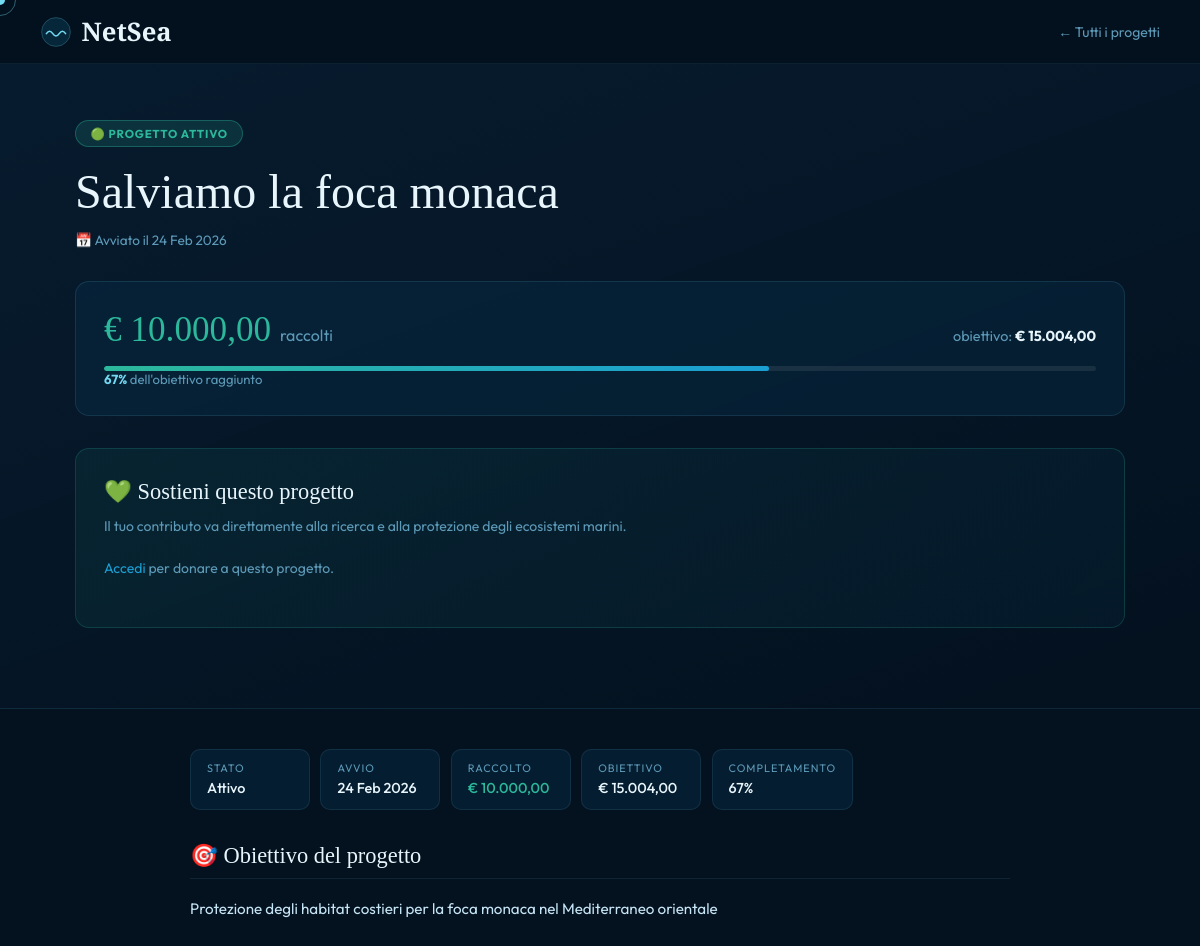
Page /progetto_detail.php?id=1 on the committed database.
### tables this page shows
CREATE TABLE `progetto` (
  `id_pd` int(11) NOT NULL,
  `titolo` varchar(150) DEFAULT NULL,
  `obiettivo` text DEFAULT NULL,
  `budget` float DEFAULT NULL,
  `raccolto` float DEFAULT 0,
  `stato` varchar(50) DEFAULT NULL,
  `data_i` date DEFAULT NULL
);

### progetto_detail.php (the view, shortened to what this page needs)
<?php
require 'config.php';
$id = filter_input(INPUT_GET, 'id', FILTER_VALIDATE_INT);
$stmt = $connessione->prepare("SELECT * FROM progetto WHERE id_pd = ?");
$stmt->execute([$id]);
$p = $stmt->fetch();
$raccolto = (float)($p['raccolto'] ?? 0);
$budget   = (float)($p['budget']   ?? 0);
$perc     = $budget > 0 ? min(100, round($raccolto / $budget * 100)) : 0;
$is_attivo = strtolower($p['stato'] ?? '') === 'attivo';
$data_inizio = $p['data_i'] ? date('d M Y', strtotime($p['data_i'])) : '—';
?>
<!DOCTYPE html>
<html lang="it">
<head>
  <link rel="stylesheet" href="style.css">
</head>
<body>
<nav>
  <a href="index.php" class="nav-logo">
    <svg viewBox="0 0 40 40" fill="none">
      <circle cx="20" cy="20" r="18" fill="rgba(27,159,212,.15)" stroke="rgba(114,215,240,.3)" stroke-width="1"/>
      <path d="M8 22 Q12 16 16 22 Q20 28 24 22 Q28 16 32 22" stroke="#72d7f0" stroke-width="2" fill="none" stroke-linecap="round"/>
    </svg>
    NetSea
  </a>
  <a href="progetti.php" class="nav-back">← Tutti i progetti</a>
</nav>
<div class="hero">
  <div class="hero-inner">
    <span class="stato-badge <?= $is_attivo ? 'stato-attivo' : 'stato-concluso' ?>">
      <?= $is_attivo ? '🟢 Progetto attivo' : '⚫ Progetto concluso' ?>
    </span>
    <h1><?= htmlspecialchars($p['titolo']) ?></h1>
    <p class="data-inizio">📅 Avviato il <?= $data_inizio ?></p>
    <div class="progress-box">
      <div class="prog-nums">
        <div class="prog-raccolto">
          € <?= number_format($raccolto, 2, ',', '.') ?>
          <span>raccolti</span>
        </div>
        <div class="prog-budget">
          obiettivo: <strong>€ <?= number_format($budget, 2, ',', '.') ?></strong>
        </div>
      </div>
      <div class="bar-track">
        <div class="bar-fill" style="width:<?= $perc ?>%"></div>
      </div>
      <p class="prog-perc"><strong><?= $perc ?>%</strong> dell'obiettivo raggiunto</p>
    </div>
    <?php if ($is_attivo): ?>
      <div class="dona-section">
        <h3>💚 Sostieni questo progetto</h3>
        <p>Il tuo contributo va direttamente alla ricerca e alla protezione degli ecosistemi marini.</p>
        <?php if (isset($_SESSION['id'])): ?>
          <form method="POST" class="dona-form">
            <div class="dona-input-wrap">
              <span>€</span>
              <input type="number" name="importo" class="dona-input"
                     placeholder="10.00" min="1" max="10000" step="0.01" required>
            </div>
            <button type="submit" name="dona" class="btn-dona">💚 Dona ora</button>
            <p class="hint">Min. €1 — Max. €10.000</p>
          </form>
        <?php else: ?>
          <p class="login-hint">
            <a href="Login.php?redirect=progetto_detail.php?id=<?= $id ?>">Accedi</a> per donare a questo progetto.
          </p>
        <?php endif; ?>
      </div>
    <?php else: ?>
      <p style="color:var(--muted);font-size:.875rem;margin-top:1rem;">Questo progetto è concluso. Grazie a tutti i donatori! 🙏</p>
    <?php endif; ?>
  </div>
</div>
<div class="main">
  <div class="dati">
    <div class="dato">
      <p class="dato-lbl">Stato</p>
      <p class="dato-val"><?= htmlspecialchars(ucfirst($p['stato'] ?? '—')) ?></p>
    </div>
    <div class="dato">
      <p class="dato-lbl">Avvio</p>
      <p class="dato-val"><?= $data_inizio ?></p>
    </div>
    <div class="dato">
      <p class="dato-lbl">Raccolto</p>
      <p class="dato-val" style="color:var(--kelp);">€ <?= number_format($raccolto,2,',','.') ?></p>
    </div>
    <div class="dato">
      <p class="dato-lbl">Obiettivo</p>
      <p class="dato-val">€ <?= number_format($budget,2,',','.') ?></p>
    </div>
    <div class="dato">
      <p class="dato-lbl">Completamento</p>
      <p class="dato-val"><?= $perc ?>%</p>
    </div>
  </div>
  <p class="sez-title">🎯 Obiettivo del progetto</p>
  <p class="obiettivo-text"><?= htmlspecialchars($p['obiettivo'] ?? 'Nessuna descrizione disponibile.') ?></p>
</div>
</body>
</html>

### style.css (style rules this page uses)
*, *::before, *::after { box-sizing: border-box; margin: 0; padding: 0; }
:root { --ink: #04111e; --deep: #071e33; --ocean: #0b3d5e; --mid: #1267a0; --wave: #1b9fd4; --foam: #72d7f0; --pearl: #e8f6fc; --sand: #f5ede0; --sand2: #e8d9c4; --coral: #e05a3a; --kelp: #2cb89b; --gold: #f0c040; --text: #c5e4f5; --muted: #5d9ab8; --ease: cubic-bezier(.25,.46,.45,.94); }
html { scroll-behavior: smooth; }
body { font-family: 'Outfit', sans-serif; background: var(--ink); color: var(--text); overflow-x: hidden; cursor: none; }
a { color: var(--wave); text-decoration: none; transition: color .2s; }
nav { position: sticky; top: 0; z-index: 200; height: 64px; display: flex; align-items: center; padding: 0 2.5rem; gap: 1rem; background: rgba(4,17,30,.95); border-bottom: 1px solid rgba(114,215,240,.08); }
.nav-logo { display: flex; align-items: center; gap: .6rem; text-decoration: none; font-family: 'Cormorant Garamond', serif; font-size: 1.6rem; font-weight: 600; color: var(--pearl); }
.nav-logo svg, .nav-logo-wave svg { width: 32px; height: 32px; }
.nav-back { margin-left: auto; color: var(--muted); font-size: .875rem; transition: color .2s; }
h1, h2, h3 { font-family: 'Cormorant Garamond', serif; font-weight: 400; color: var(--pearl); }
h1 { font-size: clamp(1.8rem, 4vw, 3rem); line-height: 1.15; margin-bottom: .75rem; }
h3 { font-size: 1.15rem; line-height: 1.3; }
.sez-title { font-family: 'Cormorant Garamond', serif; font-size: 1.4rem; color: var(--pearl); font-weight: 400; margin-bottom: 1rem; padding-bottom: .6rem; border-bottom: 1px solid rgba(114,215,240,.1); }
.stato-attivo { display:inline-block; padding:.25rem .8rem; border-radius:20px; font-size:.72rem; font-weight:700; text-transform:uppercase; letter-spacing:.07em; background:rgba(44,184,155,.15); border:1px solid rgba(44,184,155,.35); color:var(--kelp); }
.dati { display: flex; flex-wrap: wrap; gap: .65rem; margin-bottom: 2rem; }
.dato { background: rgba(11,61,94,.3); border: 1px solid rgba(114,215,240,.1); border-radius: 10px; padding: .7rem 1rem; min-width: 120px; }
.dato-lbl { font-size: .68rem; text-transform: uppercase; letter-spacing: .09em; color: var(--muted); margin-bottom: .25rem; }
.dato-val { font-size: .9rem; color: var(--pearl); font-weight: 500; }
.progress-bar, .bar-track { background: rgba(255,255,255,.08); border-radius: 20px; overflow: hidden; }
.bar-track { height: 5px; border-radius: 3px; }
.progress-fill, .bar-fill { height: 100%; border-radius: inherit; background: linear-gradient(90deg, var(--kelp), var(--wave)); transition: width .6s var(--ease); }
.hero { padding: 3.5rem 2.5rem 3rem; background: linear-gradient(160deg, rgba(7,30,51,.8) 0%, var(--ink) 100%); border-bottom: 1px solid rgba(114,215,240,.08); }
.hero-inner { max-width: 1050px; margin: 0 auto; }
.main { max-width: 900px; margin: 2.5rem auto 5rem; padding: 0 2.5rem; }
.stato-badge { display: inline-block; padding: .3rem .9rem; border-radius: 20px; font-size: .72rem; font-weight: 700; text-transform: uppercase; letter-spacing: .07em; margin-bottom: 1.1rem; }
.data-inizio { color: var(--muted); font-size: .85rem; margin-bottom: 2rem; }
.progress-box { background: rgba(11,61,94,.25); border: 1px solid rgba(114,215,240,.12); border-radius: 14px; padding: 1.75rem; margin-bottom: 2rem; }
.prog-nums { display: flex; justify-content: space-between; align-items: baseline; margin-bottom: 1rem; flex-wrap: wrap; gap: .5rem; }
.prog-raccolto { font-family: 'Cormorant Garamond', serif; font-size: 2.2rem; color: var(--kelp); font-weight: 400; }
.prog-raccolto span { font-size: 1rem; color: var(--muted); font-family: 'Outfit', sans-serif; }
.prog-budget { color: var(--muted); font-size: .9rem; }
.prog-budget strong { color: var(--pearl); }
.prog-perc { font-size: .82rem; color: var(--muted); }
.prog-perc strong { color: var(--foam); }
.dona-section { background: linear-gradient(135deg,rgba(44,184,155,.08),rgba(27,159,212,.05)); border: 1px solid rgba(44,184,155,.2); border-radius: 14px; padding: 1.75rem; margin-bottom: 2rem; }
.dona-section h3 { font-family: 'Cormorant Garamond', serif; font-size: 1.4rem; color: var(--pearl); font-weight: 400; margin-bottom: .5rem; }
.dona-section p { color: var(--muted); font-size: .875rem; margin-bottom: 1.25rem; line-height: 1.6; }
.login-hint { color: var(--muted); font-size: .875rem; }
.obiettivo-text { color: var(--text); font-size: .95rem; line-height: 1.85; white-space: pre-line; }

### rows in the picture
progetto: titolo "Salviamo la foca monaca", data_i "24 Feb 2026", raccolto "10.000,00", budget "15.004,00", perc "67", stato "Attivo", obiettivo "Protezione degli habitat costieri per la foca monaca nel Mediterraneo orientale"
